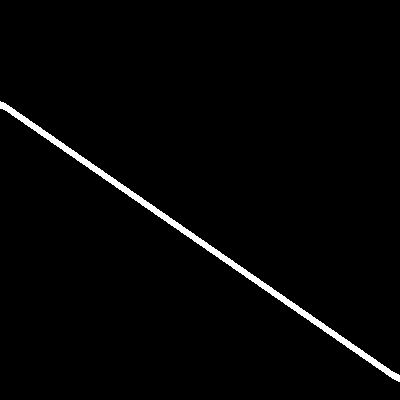
Frame 1 (no input)
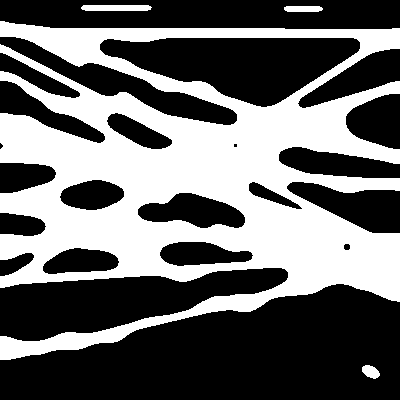
Frame 60 (the mouse pressed at the canvas centre just before this capture)
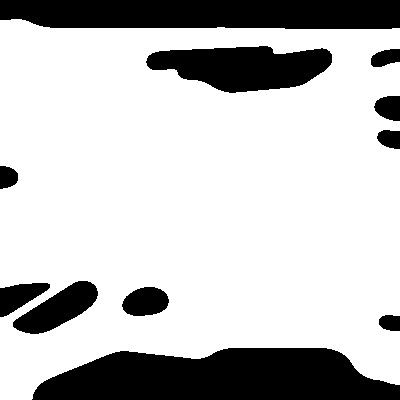
Frame 120 (the mouse held since frame 60 and released just before this capture)

The Processing sketch that drew these frames (run headless with seeded random() and noise(); from frame 60 on, the mouse is pressed at the canvas centre):

// Processing sketch: BLUR
// ── BLUR.pde


int howmany=0;
void setup(){
  size(400,400);
  background(0);
  stroke(255);
  fill(255);
  textSize(80);

}
void draw(){

  howmany++;
  if(howmany>350) howmany =0;
  if(howmany>=175) stroke(0);
  else stroke(255);
  
   strokeWeight(random(10)); 
   line(0, random(height), width, random(height));
  
    filter(BLUR,3);
  filter(THRESHOLD);
}
